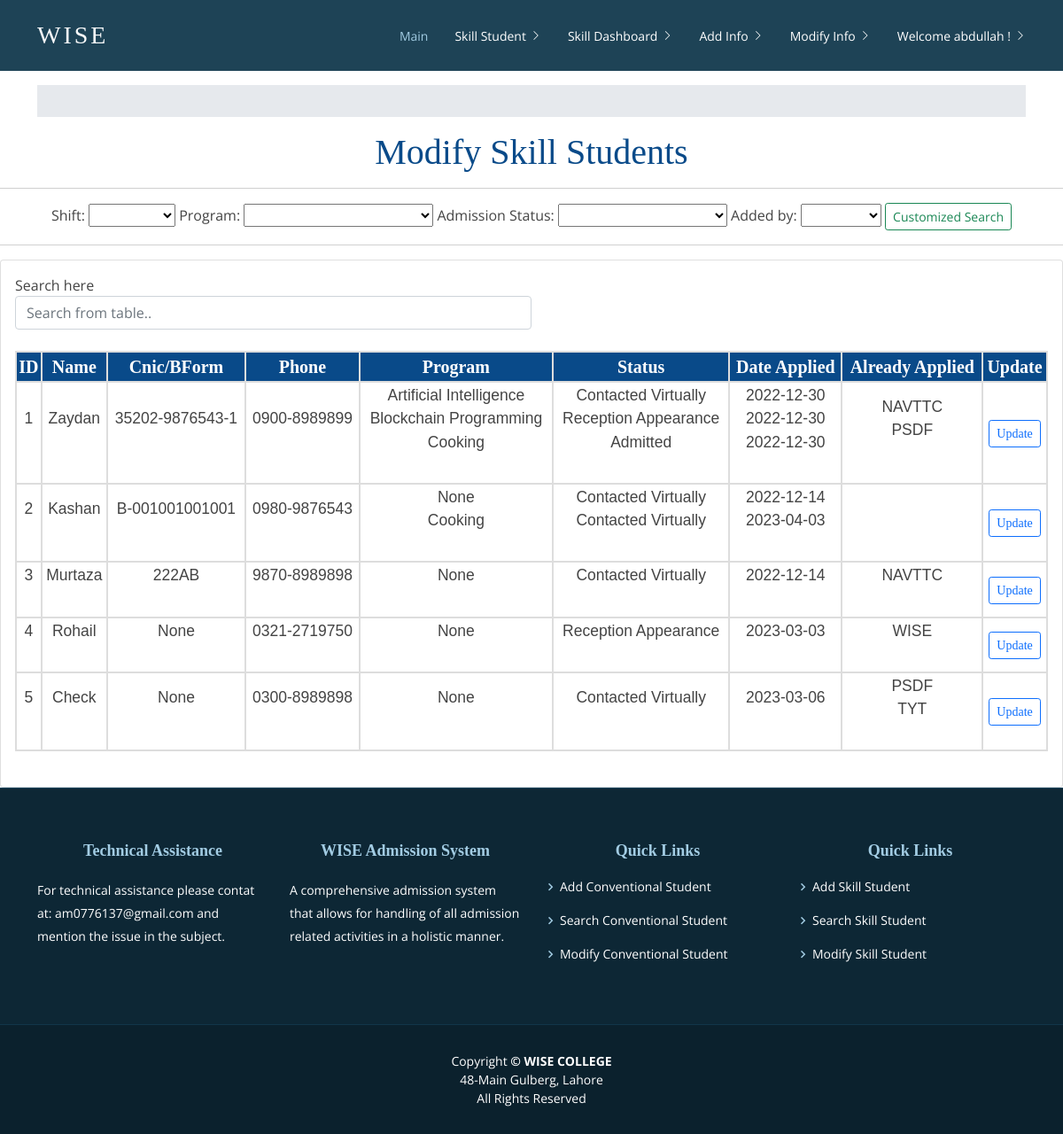
The page /modify_skill_dashboard/ (signed in) on the database its author committed.
### AdmissionSystem/models.py (models this page shows, shortened)
class SkillStudent(models.Model):
	residencial_status_choice = (
	('Hostel','Hostel'),
	('Local','Local'),
	)
	gender_choice = (
	('Male','Male'),
	('Female','Female'),
	('Intersex','Intersex'),
	)
	transportation_choice = (
	('Personal Conveyance','Personal Conveyance'),
	('Parent Conveyance','Parent Conveyance'),
	('Local Transport','Local Transport')
	)
	informationsource_choice = (
	('Random Walk-in','Random Walk-in'),
	('Social Media','Social Media'),
	('By Reference','By Reference'),
	('Electronic Media','Electronic Media'),
	('On-Ground Advertisement ','On-Ground Advertisement'),
	('Relative','Relative'),
	('Neighbour','Neighbour'),
	('Friend','Friend'),
	('Class Fellow','Class Fellow'),
	('Any Other','Any Other'),
	)
	def student_directory_path(instance, filename):
		return 'static/admissionsystem/student_images/{0}/{1}'.format(instance.id, filename)
	name = models.CharField(max_length=100)
	pre_qualification = models.ForeignKey(PreQualification, on_delete=models.SET_NULL, null=True, blank=True)
	photograph = models.ImageField(upload_to=student_directory_path,blank=True, default='/static/default-images/default-student-img.jpg')
	gender = models.CharField(max_length=100,choices=gender_choice, null=True, blank=True)
	father_Name = models.CharField(max_length=100, null=True, blank=True)
	cnic = models.CharField(max_length=100,null=True,blank=True)
	b_form = models.CharField(max_length=100,null=True,blank=True)
	email = models.EmailField(max_length=100,null=True,blank=True)
	domicile = models.CharField(max_length=100, null=True, blank=True)
	date_of_birth = models.DateField(null=True, blank=True)
	residencial_status = models.CharField(max_length=100,choices=residencial_status_choice, null=True, blank=True)
	address = models.CharField(max_length=600, null=True, blank=True)
	area = models.CharField(max_length=100, null=True, blank=True)
	laptop = models.BooleanField(null=True, blank=True)
	computer_at_Home = models.BooleanField(null=True, blank=True)
	transportation = models.CharField(max_length=100,choices=transportation_choice, null=True, blank=True)
	information_source=models.CharField(max_length=100,choices=informationsource_choice, null=True, blank=True)
	reference = models.CharField(max_length=100, blank=True)
	created_by = models.CharField(max_length=100,null=True,blank=True)
	updated_by = models.CharField(max_length=100,null=True,blank=True)

class PhoneNo(models.Model):
	student = models.OneToOneField(SkillStudent, on_delete=models.CASCADE)
	personal_phone_no_1 = models.CharField(max_length=100, null=True, blank=True)
	personal_phone_no_2 = models.CharField(max_length=100, null=True, blank=True)
	father_phone_no = models.CharField(max_length=100, null=True, blank=True)
	mother_phone_no = models.CharField(max_length=100, null=True, blank=True)
	emergency_phone_no = models.CharField(max_length=100, null=True, blank=True)
	created_by = models.CharField(max_length=100, null=True, blank=True)
	updated_by = models.CharField(max_length=100, null=True, blank=True)

### AdmissionSystem/views.py (the view)
# urls.py: path('modify_skill_dashboard/',views.modify_skill_dashboard,name='modify_skill_dashboard'),
@login_required(login_url='loginpageview')
def modify_skill_dashboard(request):
	if request.method == "POST":
		contacted_form = StudentCustomSearchForm(request.POST)
		if contacted_form.is_valid():
			shift = contacted_form.cleaned_data['shift']
			program_of_interest = contacted_form.cleaned_data['program_of_interest']
			admission_status = contacted_form.cleaned_data['admission_status']
			created_by = contacted_form.cleaned_data['created_by']
			data_list = [shift, program_of_interest, admission_status, created_by]
			dict_of_data={}
			for item in enumerate(data_list):
				if item[1]=="":
					continue
				else:
					if item[0]==0:
						dict_of_data['shift'] = item[1]
					elif item[0]==1:
						dict_of_data['program_of_interest'] = item[1]
					elif item[0]==2:
						dict_of_data['admission_status'] = item[1]
					elif item[0]==3:
						dict_of_data['created_by'] = item[1]
			skillstudentobjects=SkillStudent.objects.filter(**dict_of_data)
			std_data = generate_context(skillstudentobjects=skillstudentobjects)
	else:
		skillstudentobjects=SkillStudent.objects.all()
		std_data = generate_context(skillstudentobjects=skillstudentobjects)
	student_custom_search_form=StudentCustomSearchForm()
	context = {
		'students': std_data,
		'student_custom_search_form':student_custom_search_form
	}
	return render(request,'modify_skill_dashboard.html',context)

### AdmissionSystem/models.py (called while the page is built)
	def __str__(self):
		return str(self.course_name)

### templates/modify_skill_dashboard.html (shortened to what this page needs)
{% extends 'base.html' %}
{% load static %}
{% block content %}
<div class="col-md-15">
		<h1>Modify Skill Students</h1>
		<hr>
		<div class="text-center col-md-15">
			<form method="POST" action="" enctype="multipart">
				{{ student_custom_search_form }}
				<input value="Customized Search" type="submit" class="btn btn-sm btn-outline-success">
			</form>
		</div>
		<hr>
		<div class="card card-body">
				<table id="search-table" class="users-table mt-4">
	        <div style="width: 50%">
	        	<label style="" for="search-input">Search here</label>
	        	<input class="form-control" id="search-input" type="text" placeholder="Search from table..">
	        </div>
					<tr>
						<th>ID</th>
						<th>Name</th>
						<th>Cnic/BForm</th>
						<th>Phone</th>
						<th>Program</th>
						<th>Status</th>
						<th>Date Applied</th>
						<th>Already Applied</th>
						<th>Update</th>
					</tr>
					{% for student in students %}
							<tr>
								{% for student_data in student %}
									<td><pre style="font-family: Arial, Helvetica, sans-serif;">{{ student_data }}<pre></td>
								{% endfor %}
								<td><input value="Update" type="button"  onclick="location.href='{% url 'update_skill_detail_view' student.0 %}'" class="btn btn-sm btn-outline-primary"></td>
							</tr>
					{% endfor %}
				</table>
				<br>
		</div>
	</div>
{% endblock %}

### templates/base.html (shortened to what this page needs)
<!DOCTYPE html>
<html lang="en">
<head>
    <link rel="stylesheet" href="https://pro.fontawesome.com/releases/v5.10.0/css/all.css" />
    <link href="https://cdn.jsdelivr.net/npm/bootstrap@5.1.3/dist/css/bootstrap.min.css" rel="stylesheet">
    <link href="../../static/admissionsystem/vendor/animate.css/animate.min.css" rel="stylesheet">
    <link href="../../static/admissionsystem/vendor/aos/aos.css" rel="stylesheet">
    <link href="../../static/admissionsystem/vendor/bootstrap/css/bootstrap.min.css" rel="stylesheet">
    <link href="../../static/admissionsystem/vendor/bootstrap-icons/bootstrap-icons.css" rel="stylesheet">
    <link href="../../static/admissionsystem/vendor/boxicons/css/boxicons.min.css" rel="stylesheet">
    <link href="../../static/admissionsystem/vendor/glightbox/css/glightbox.min.css" rel="stylesheet">
    <link href="../../static/admissionsystem/vendor/swiper/swiper-bundle.min.css" rel="stylesheet">
    <link href="../../static/admissionsystem/css/style.css" rel="stylesheet">
    <link href="../../static/admissionsystem/css/Navigation.css" rel="stylesheet"> {% block style %} {% endblock %}
</head>
<body style="background-image: url('../../static/admissionsystem/img/bag.jpg'); background-size: auto;background-repeat: repeat;">
    <header id="header" class="fixed-top d-flex align-items-center">
        <div class="container d-flex justify-content-between align-items-center">
            <div class="logo">
                <h1 class="text-light"><span>Wise</span></a></h1>
            </div>
            <nav id="navbar" class="navbar ">
                <ul>
                    <li><a class="active " href="{% url 'homeview' %}">Main</a></li>
                     <li class="dropdown"><a href="/"><span>Skill Student</span> <i class="bi bi-chevron-right"></i></a>
                    </li>
                    <li class="dropdown"><a href="/"><span>Skill Dashboard</span> <i class="bi bi-chevron-right"></i></a>
                    </li>
                    <li class="dropdown"><a href="/"><span>Add Info</span> <i class="bi bi-chevron-right"></i></a>
                    </li>
                    <li class="dropdown"><a href="/"><span>Modify Info</span> <i class="bi bi-chevron-right"></i></a>
                    </li>
                     <li class="dropdown"><a href="#"><span>Welcome {{ user.get_username }} !</span> <i class="bi bi-chevron-right"></i></a>
                    </li>
                </ul>
            </nav>
        </div>
    </header>
    <br>
    <br>
    <br>
    <br>
    <div class="container">
        <ol class="breadcrumb breadcrumb-arrow">
        </ol>
    </div>
    {% include 'messages.html' %} {% block content %} {% endblock %}
    <footer id="footer" data-aos="fade-up" data-aos-easing="ease-in-out" data-aos-duration="500">
        <div class="footer-top">
            <div class="container">
                <div class="row">
                    <div class="col-lg-3 col-md-6 footer-contact">
                        <h4>Technical Assistance</h4>
                        <p>
                            For technical assistance
                            please contat at:
                            am0776137@gmail.com
                            and mention the issue in the subject.
                        </p>
                    </div>
                    <div class="col-lg-3 col-md-6 footer-contact">
                        <h4>WISE Admission System</h4>
                        <p>
                            A comprehensive admission system
                            that allows for handling of all admission
                            related activities in a holistic manner.
                        </p>
                    </div>
                    <div class="col-lg-3 col-md-6 footer-links">
                        <h4>Quick Links</h4>
                        <ul>
                            <li><i class="bx bx-chevron-right"></i> <a href="#">Add Conventional Student</a></li>
                            <li><i class="bx bx-chevron-right"></i> <a href="#">Search Conventional Student</a></li>
                            <li><i class="bx bx-chevron-right"></i> <a href="#">Modify Conventional Student</a></li>
                        </ul>
                    </div>
                    <div class="col-lg-3 col-md-6 footer-links">
                        <h4>Quick Links</h4>
                        <ul>
                            <li><i class="bx bx-chevron-right"></i> <a href="{% url 'addskillstudentview' %}">Add Skill Student</a></li>
                            <li><i class="bx bx-chevron-right"></i> <a href="{% url 'search_skill_dashboard' %}">Search Skill Student</a></li>
                            <li><i class="bx bx-chevron-right"></i> <a href="{% url 'modify_skill_dashboard' %}">Modify Skill Student</a></li>
                        </ul>
                    </div>
                </div>
            </div>
        </div>
        <div class="container">
            <div class="copyright">
                Copyright <strong>&copy; <span>WISE COLLEGE</span></strong>
                <br>
                48-Main Gulberg, Lahore
                <br>
                All Rights Reserved
            </div>
        </div>
    </footer>
</body>
</html>

### static/admissionsystem/css/style.css (style rules this page uses)
body { font-family: "Open Sans", sans-serif; color: #444; }
a { color: #4fa6d5; text-decoration: none; }
h1, h2, h3, h4, h5, h6, .font-primary { font-family: "Times New Roman"; }
#header { height: 80px; transition: all 0.5s; z-index: 997; transition: all 0.5s; background: #1e4356; }
#header .logo h1 { font-size: 28px; margin: 0; padding: 4px 0; line-height: 1; font-weight: 400; letter-spacing: 3px; text-transform: uppercase; }
.navbar { padding: 0; }
.navbar ul { margin: 0; padding: 0; display: flex; list-style: none; align-items: center; }
.navbar li { position: relative; }
.navbar a { display: flex; align-items: center; justify-content: space-between; padding: 10px 0 10px 30px; font-family: "Open Sans", sans-serif; font-size: 14px; color: #fff; white-space: nowrap; transition: 0.3s; text-decoration: none; }
.navbar a i { font-size: 12px; line-height: 0; margin-left: 5px; }
.navbar a:hover, .navbar .active, .navbar li:hover > a { color: #a2cce3; }
#footer { background: #0b212d; padding: 0 0 30px 0; color: #fff; font-size: 14px; }
#footer .footer-top { background: #0d2735; border-top: 1px solid #17455e; border-bottom: 1px solid #123649; padding: 60px 0 30px 0; }
#footer .footer-top h4 { font-size: 18px; font-weight: 600; color: #a2cce3; position: relative; padding-bottom: 12px; }
#footer .footer-top .footer-links { margin-bottom: 30px; }
#footer .footer-top .footer-links ul { list-style: none; padding: 0; margin: 0; }
#footer .footer-top .footer-links ul i { padding-right: 2px; color: #a2cce3; font-size: 18px; line-height: 1; }
#footer .footer-top .footer-links ul li { padding: 10px 0; display: flex; align-items: center; }
#footer .footer-top .footer-links ul li:first-child { padding-top: 0; }
#footer .footer-top .footer-links ul a { color: #fff; transition: 0.3s; display: inline-block; line-height: 1; }
#footer .footer-top .footer-contact { margin-bottom: 30px; }
#footer .footer-top .footer-contact p { line-height: 26px; }
#footer .copyright { text-align: center; padding-top: 30px; }

### static/admissionsystem/css/Navigation.css (style rules this page uses)
.breadcrumb-arrow { height: 36px; padding: 0; line-height: 36px; list-style: none; background-color: #e6e9ed }

### templates/modify_skill_dashboard.html (style rules this page uses)
h1, h2, h3, h4, h5, h6 { text-align: center; color: #094a89; font-family: timesnewroman; }
table { border-collapse: collapse; width: 100%; text-align: center; font-size: 20px; font-family: timesnewroman; }
th { background-color: #094a89; color: white; }
th, td { border: 2px solid #ddd; }

### rows shown on the page
SkillStudent: student "Zaydan" "35202-9876543-1"
PhoneNo: student "0900-8989899"
SkillStudent: student "Kashan" "B-001001001001"
PhoneNo: student "0980-9876543"
SkillStudent: student "Murtaza" "222AB"
PhoneNo: student "9870-8989898"
SkillStudent: student "Rohail"
PhoneNo: student "0321-2719750"
SkillStudent: student "Check"
PhoneNo: student "0300-8989898"

### other values the page prints
{{ user.get_username }} "abdullah"
{{ student_data }} "1" "Artificial Intelligence Blockchain Programming Cooking" "Contacted Virtually Reception Appearance Admitted" "2022-12-30 2022-12-30 2022-12-30" "NAVTTC PSDF" "2" "None Cooking" "Contacted Virtually Contacted Virtually" "2022-12-14 2023-04-03" "3" "None" "Contacted Virtually" "2022-12-14" "NAVTTC" "4" "None" "None" "Reception Appearance" "2023-03-03" "WISE" "5" "None" "None" "Contacted Virtually" "2023-03-06" "PSDF TYT"
